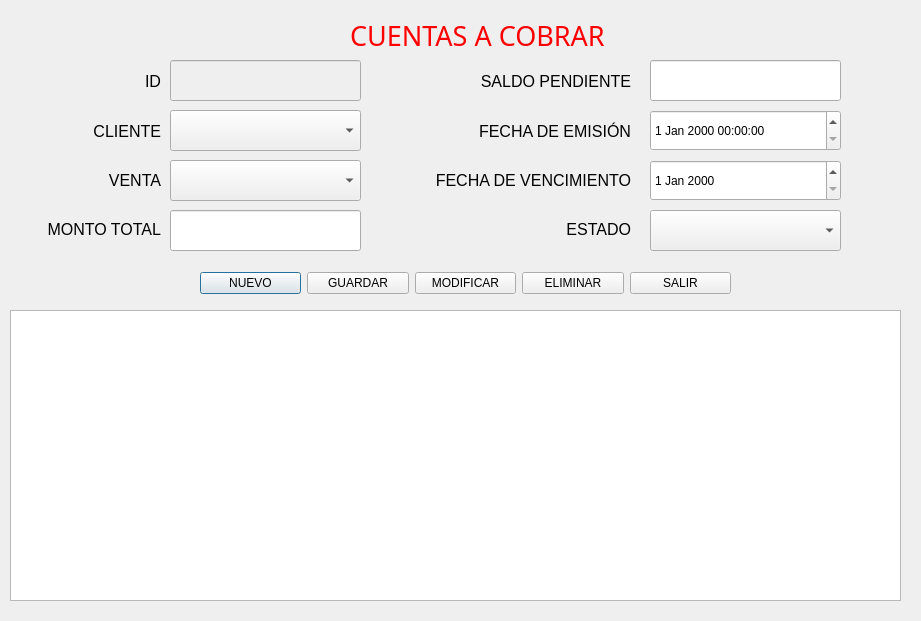
<?xml version="1.0" encoding="UTF-8"?>
<ui version="4.0">
 <class>Cuentascobrar</class>
 <widget class="QDialog" name="Cuentascobrar">
  <property name="geometry">
   <rect>
    <x>0</x>
    <y>0</y>
    <width>921</width>
    <height>621</height>
   </rect>
  </property>
  <property name="windowTitle">
   <string>Cuentas a Cobrar</string>
  </property>
  <widget class="QLineEdit" name="txtSaldoPendiente">
   <property name="geometry">
    <rect>
     <x>650</x>
     <y>60</y>
     <width>191</width>
     <height>41</height>
    </rect>
   </property>
  </widget>
  <widget class="QLineEdit" name="txtID">
   <property name="enabled">
    <bool>false</bool>
   </property>
   <property name="geometry">
    <rect>
     <x>170</x>
     <y>60</y>
     <width>191</width>
     <height>41</height>
    </rect>
   </property>
  </widget>
  <widget class="QLineEdit" name="txtMontoTotal">
   <property name="geometry">
    <rect>
     <x>170</x>
     <y>210</y>
     <width>191</width>
     <height>41</height>
    </rect>
   </property>
  </widget>
  <widget class="QComboBox" name="cbEstado">
   <property name="geometry">
    <rect>
     <x>650</x>
     <y>210</y>
     <width>191</width>
     <height>41</height>
    </rect>
   </property>
  </widget>
  <widget class="QComboBox" name="cbVenta">
   <property name="geometry">
    <rect>
     <x>170</x>
     <y>160</y>
     <width>191</width>
     <height>41</height>
    </rect>
   </property>
  </widget>
  <widget class="QWidget" name="layoutWidget_3">
   <property name="geometry">
    <rect>
     <x>420</x>
     <y>60</y>
     <width>211</width>
     <height>191</height>
    </rect>
   </property>
   <layout class="QVBoxLayout" name="_3">
    <item>
     <widget class="QLabel" name="labelSaldoPendiente">
      <property name="font">
       <font>
        <pointsize>12</pointsize>
       </font>
      </property>
      <property name="text">
       <string>SALDO PENDIENTE</string>
      </property>
      <property name="alignment">
       <set>Qt::AlignmentFlag::AlignRight|Qt::AlignmentFlag::AlignTrailing|Qt::AlignmentFlag::AlignVCenter</set>
      </property>
     </widget>
    </item>
    <item>
     <widget class="QLabel" name="labelFechaEmision">
      <property name="font">
       <font>
        <family>Segoe UI</family>
        <pointsize>12</pointsize>
       </font>
      </property>
      <property name="text">
       <string>FECHA DE EMISIÓN</string>
      </property>
      <property name="alignment">
       <set>Qt::AlignmentFlag::AlignRight|Qt::AlignmentFlag::AlignTrailing|Qt::AlignmentFlag::AlignVCenter</set>
      </property>
     </widget>
    </item>
    <item>
     <widget class="QLabel" name="labelFechaVencimiento">
      <property name="font">
       <font>
        <family>Segoe UI</family>
        <pointsize>12</pointsize>
       </font>
      </property>
      <property name="text">
       <string>FECHA DE VENCIMIENTO</string>
      </property>
      <property name="alignment">
       <set>Qt::AlignmentFlag::AlignRight|Qt::AlignmentFlag::AlignTrailing|Qt::AlignmentFlag::AlignVCenter</set>
      </property>
     </widget>
    </item>
    <item>
     <widget class="QLabel" name="labelEstado">
      <property name="font">
       <font>
        <family>Segoe UI</family>
        <pointsize>12</pointsize>
       </font>
      </property>
      <property name="text">
       <string>ESTADO</string>
      </property>
      <property name="alignment">
       <set>Qt::AlignmentFlag::AlignRight|Qt::AlignmentFlag::AlignTrailing|Qt::AlignmentFlag::AlignVCenter</set>
      </property>
     </widget>
    </item>
   </layout>
  </widget>
  <widget class="QTableView" name="tablaCuentasCobrar">
   <property name="geometry">
    <rect>
     <x>10</x>
     <y>310</y>
     <width>891</width>
     <height>291</height>
    </rect>
   </property>
  </widget>
  <widget class="QWidget" name="layoutWidget_2">
   <property name="geometry">
    <rect>
     <x>200</x>
     <y>270</y>
     <width>531</width>
     <height>26</height>
    </rect>
   </property>
   <layout class="QHBoxLayout" name="horizontalLayout">
    <item>
     <widget class="QPushButton" name="btnNuevo">
      <property name="text">
       <string>NUEVO</string>
      </property>
      <property name="icon">
       <iconset theme="QIcon::ThemeIcon::FolderNew"/>
      </property>
     </widget>
    </item>
    <item>
     <widget class="QPushButton" name="btnGuardar">
      <property name="text">
       <string>GUARDAR</string>
      </property>
      <property name="icon">
       <iconset theme="QIcon::ThemeIcon::DocumentSave"/>
      </property>
     </widget>
    </item>
    <item>
     <widget class="QPushButton" name="btnModificar">
      <property name="text">
       <string>MODIFICAR</string>
      </property>
      <property name="icon">
       <iconset theme="QIcon::ThemeIcon::MailMessageNew"/>
      </property>
     </widget>
    </item>
    <item>
     <widget class="QPushButton" name="btnEliminar">
      <property name="text">
       <string>ELIMINAR</string>
      </property>
      <property name="icon">
       <iconset theme="QIcon::ThemeIcon::ApplicationExit"/>
      </property>
     </widget>
    </item>
    <item>
     <widget class="QPushButton" name="btnSalir">
      <property name="text">
       <string>SALIR</string>
      </property>
      <property name="icon">
       <iconset theme="QIcon::ThemeIcon::SystemLogOut"/>
      </property>
     </widget>
    </item>
   </layout>
  </widget>
  <widget class="QWidget" name="layoutWidget">
   <property name="geometry">
    <rect>
     <x>20</x>
     <y>60</y>
     <width>141</width>
     <height>191</height>
    </rect>
   </property>
   <layout class="QVBoxLayout" name="_2">
    <item>
     <widget class="QLabel" name="labelID">
      <property name="font">
       <font>
        <family>Segoe UI</family>
        <pointsize>12</pointsize>
       </font>
      </property>
      <property name="text">
       <string>ID</string>
      </property>
      <property name="alignment">
       <set>Qt::AlignmentFlag::AlignRight|Qt::AlignmentFlag::AlignTrailing|Qt::AlignmentFlag::AlignVCenter</set>
      </property>
     </widget>
    </item>
    <item>
     <widget class="QLabel" name="labelCliente">
      <property name="font">
       <font>
        <family>Segoe UI</family>
        <pointsize>12</pointsize>
       </font>
      </property>
      <property name="text">
       <string>CLIENTE</string>
      </property>
      <property name="alignment">
       <set>Qt::AlignmentFlag::AlignRight|Qt::AlignmentFlag::AlignTrailing|Qt::AlignmentFlag::AlignVCenter</set>
      </property>
     </widget>
    </item>
    <item>
     <widget class="QLabel" name="labelVenta">
      <property name="font">
       <font>
        <pointsize>12</pointsize>
       </font>
      </property>
      <property name="text">
       <string>VENTA</string>
      </property>
      <property name="alignment">
       <set>Qt::AlignmentFlag::AlignRight|Qt::AlignmentFlag::AlignTrailing|Qt::AlignmentFlag::AlignVCenter</set>
      </property>
     </widget>
    </item>
    <item>
     <widget class="QLabel" name="labelMontoTotal">
      <property name="font">
       <font>
        <pointsize>12</pointsize>
       </font>
      </property>
      <property name="text">
       <string>MONTO TOTAL</string>
      </property>
      <property name="alignment">
       <set>Qt::AlignmentFlag::AlignRight|Qt::AlignmentFlag::AlignTrailing|Qt::AlignmentFlag::AlignVCenter</set>
      </property>
     </widget>
    </item>
   </layout>
  </widget>
  <widget class="QComboBox" name="cbCliente">
   <property name="geometry">
    <rect>
     <x>170</x>
     <y>110</y>
     <width>191</width>
     <height>41</height>
    </rect>
   </property>
  </widget>
  <widget class="QDateEdit" name="deFechaVencimiento">
   <property name="geometry">
    <rect>
     <x>650</x>
     <y>160</y>
     <width>191</width>
     <height>41</height>
    </rect>
   </property>
  </widget>
  <widget class="QDateTimeEdit" name="dtFechaEmision">
   <property name="geometry">
    <rect>
     <x>650</x>
     <y>110</y>
     <width>191</width>
     <height>41</height>
    </rect>
   </property>
  </widget>
  <widget class="QLabel" name="label">
   <property name="geometry">
    <rect>
     <x>350</x>
     <y>20</y>
     <width>281</width>
     <height>31</height>
    </rect>
   </property>
   <property name="font">
    <font>
     <family>MV Boli</family>
     <pointsize>20</pointsize>
     <underline>false</underline>
    </font>
   </property>
   <property name="styleSheet">
    <string notr="true">color: rgb(255, 0, 0);</string>
   </property>
   <property name="text">
    <string>CUENTAS A COBRAR</string>
   </property>
   <property name="textFormat">
    <enum>Qt::TextFormat::AutoText</enum>
   </property>
  </widget>
 </widget>
 <resources/>
 <connections/>
</ui>
